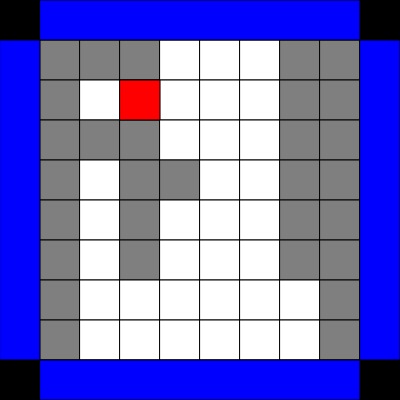
Frame 1 (no input)
Frame 60 (no input): identical to frame 1, image omitted
Frame 120 (the mouse pressed at the canvas centre since frame 60): identical to frame 1, image omitted

The p5.js sketch that drew this single still picture (run headless with seeded random() and noise() and a simulated clock; from frame 60 on, the mouse is pressed at the canvas centre):

// p5.js sketch
// ── sketch.js
var squareScale = 40;
var blocCollide = 0;

      /*
      Les boîtes ne doivent pas être "hardcodé" dans la carte
      parce qu'elle vont bouger comme le player.
      */

      var carte = [
      			 0,0,0,0,0,0,0,0,0,0,
      			 0,1,1,1,2,2,2,1,1,0,
      			 0,1,2,2,3,2,2,1,1,0,
      		   0,1,1,1,2,3,4,1,1,0,
      			 0,1,4,1,1,3,2,1,1,0,
      			 0,1,2,1,2,4,2,1,1,0,
      			 0,1,3,1,2,2,2,1,1,0,
      			 0,1,2,2,3,3,3,4,1,0,
      			 0,1,2,2,2,4,2,2,1,0,
      			 0,0,0,0,0,0,0,0,0,0
      			];
      			
var grid = function(){
			
      this.show = function(){
        for(var i = 0; i < 10; i++){
      	for(var j = 0; j < 10; j++){
      		var bloc = j * 10 + i;
      		if(carte[bloc] === 0){
      		  fill(0, 0, 0);
      			rect(i * squareScale, j * squareScale, squareScale, squareScale);
      		}
          else if(carte[bloc] === 1){
            fill(127, 127, 127);
      			rect(i * squareScale, j * squareScale, squareScale, squareScale);
          }
          //else if(carte[bloc] === 3){
            //fill(67, 67, 67);
      			//rect(i * squareScale, j * squareScale, squareScale, squareScale);
          //}
          //else if(carte[bloc] === 4){
            //fill(187, 187, 187);
      			//rect(i * squareScale, j * squareScale, squareScale, squareScale);
          //}
      		else{
      			fill(255, 255, 255);
      			rect(i * squareScale, j * squareScale, squareScale, squareScale);
      		}
      	}
      }
      }

}

var gameboard = new grid();

var touchMove = function(){
  if(touchX < squareScale && touchY > squareScale && touchY < 400 - squareScale){
      controller_left.move();
  }
  else if(touchX > (400 - squareScale) && touchY > squareScale && touchY < 400 - squareScale){
      controller_right.move();
  }
  else if(touchX > squareScale && touchX < 400 - squareScale && touchY < squareScale){
    controller_up.move();
  }
  else if(touchX > squareScale && touchX < 400 - squareScale && touchY < 400){
    controller_down.move();
  }
}

var down_arrow = function(){
    this.move = function(){

    blocCollide = okarin.y * 10 + okarin.x + 10;
    if(carte[blocCollide] === 0){
      okarin.y = okarin.y;
    }
    else if(carte[blocCollide] === 1){
      okarin.x = okarin.x;
    }
    else{
    okarin.y++;
    }
  }
    this.show = function(){
    fill(0, 0, 255);
    rect(squareScale, 400 - squareScale, 400 - (squareScale * 2), squareScale); 
    }
}
var controller_down = new down_arrow();

var up_arrow = function(){
  this.move = function(){
    
    blocCollide = (okarin.y - 1) * 10 + okarin.x;
    
    if(carte[blocCollide] === 0){
      okarin.y = okarin.y;
    }
    else if(carte[blocCollide] === 1){
      okarin.y = okarin.y;
    }
    else{
    okarin.y--;
  }
}

  this.show = function(){
    fill(0, 0, 255);
    rect(squareScale, 0, 400 - (squareScale * 2), squareScale);
  }

}


var controller_up = new up_arrow();


var right_arrow = function(){
  this.move = function(){
    var collide = okarin.x + 1;
    blocCollide = okarin.y * 10 + collide;
    if(carte[blocCollide] === 0){
      okarin.x = okarin.x;
    }
    else if(carte[blocCollide] === 1){
      okarin.x = okarin.x;
    }
    else{
    okarin.x++;
    }
  }

    this.show = function(){
    fill(0, 0, 255);
    rect(400 - squareScale, squareScale, squareScale, 400 - (squareScale * 2));
  }

}

var controller_right = new right_arrow();

var left_arrow = function(){
  this.move = function(){
    var collide = okarin.x - 1;
    blocCollide = okarin.y * 10 + collide;
    if(carte[blocCollide] === 0){
      okarin.x = okarin.x;
    }
    else if(carte[blocCollide] === 1){
      okarin.x = okarin.x;
    }
    else{
    okarin.x--;
  }
  }


  this.show = function(){
    fill(0, 0, 255);
    rect(0, squareScale, squareScale, 400 - (squareScale * 2));
  }
} 

var controller_left = new left_arrow();

var boxes = function(x, y){
  this.x = x;
  this.y = y;

  this.show = function(){
    fill(187, 187, 187);
    rect(x * squareScale, y * squareScale, squareScale, squareScale);
    fill(0, 0, 0);
    ellipse((x * squareScale) + (squareScale / 2),(y * squareScale) + (squareScale / 2), squareScale / 2, squareScale / 2);
  }


}
var boite = [
              new boxes(4, 2),
              new boxes(5, 3),
              new boxes(5, 4),
            ];


var player = function(){
  this.x = 3;
  this.y = 2;
  
  this.show = function(){
    fill(255, 0, 0);
      rect(this.x * squareScale, this.y * squareScale, squareScale, squareScale );
  }
  
}
  
var okarin = new player();

function keyPressed() {
  if (keyCode === RIGHT_ARROW) {
    
    var collide = okarin.x + 1;
    blocCollide = okarin.y * 10 + collide;
    if(carte[blocCollide] === 0){
      okarin.x = okarin.x;
    }
    else if(carte[blocCollide] === 1){
      okarin.x = okarin.x;
    }
    else{
    okarin.x++;
    }
  } 
  else if(keyCode  === LEFT_ARROW){
    var collide = okarin.x - 1;
    blocCollide = okarin.y * 10 + collide;
    if(carte[blocCollide] === 0){
      okarin.x = okarin.x;
    }
    else if(carte[blocCollide] === 1){
      okarin.x = okarin.x;
    }
    else{
    okarin.x--;
  }
  }
  else if(keyCode  === UP_ARROW){

    blocCollide = (okarin.y - 1) * 10 + okarin.x;
    
    if(carte[blocCollide] === 0){
      okarin.y = okarin.y;
    }
    else if(carte[blocCollide] === 1){
      okarin.y = okarin.y;
    }
    else{
    okarin.y--;
  }
}

  else if(keyCode  === DOWN_ARROW){
    blocCollide = okarin.y * 10 + okarin.x + 10;
    if(carte[blocCollide] === 0){
      okarin.y = okarin.y;
    }
    else if(carte[blocCollide] === 1){
      okarin.x = okarin.x;
    }
    else{
    okarin.y++;
  }
}
}


function setup() {
  var cnv = createCanvas(400, 400);
  var x = (windowWidth - width) / 2;
  var y = (windowHeight - height) / 2;
  cnv.position(x, y);
  background(55, 55, 55);
  cnv.touchStarted(touchMove);

}

function draw() {
  gameboard.show();
  okarin.show();
  controller_left.show();
  controller_right.show();
  controller_up.show();
  controller_down.show();

  //for(i = 0; i < boite.length; i++){
    //boite[i].show();
    //boite[i].collide();
  //}
}
